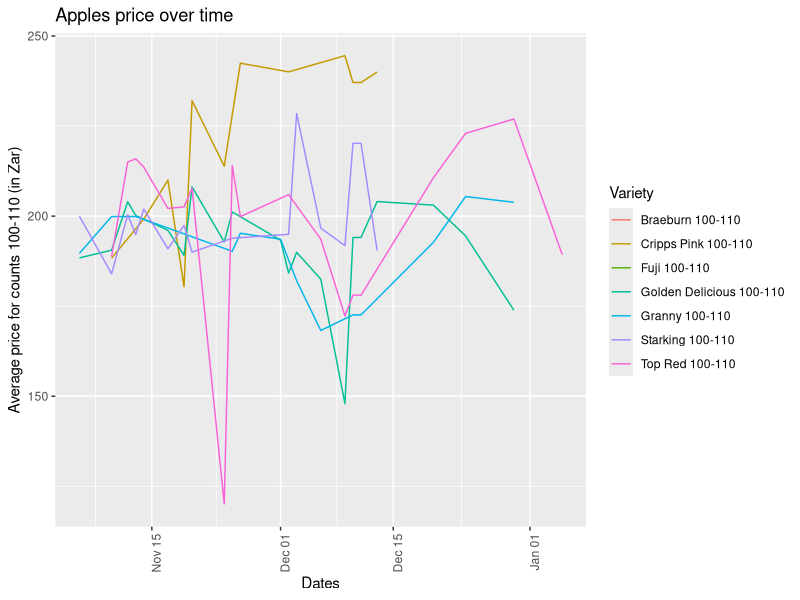
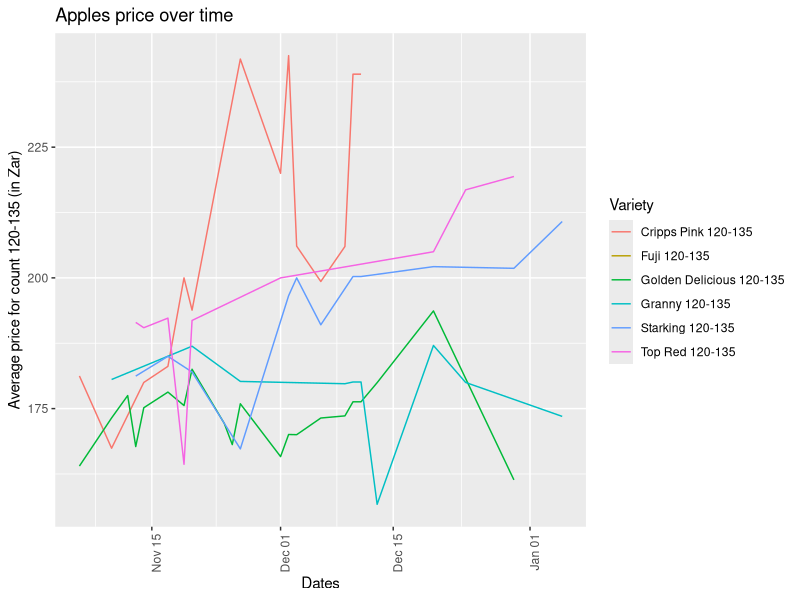
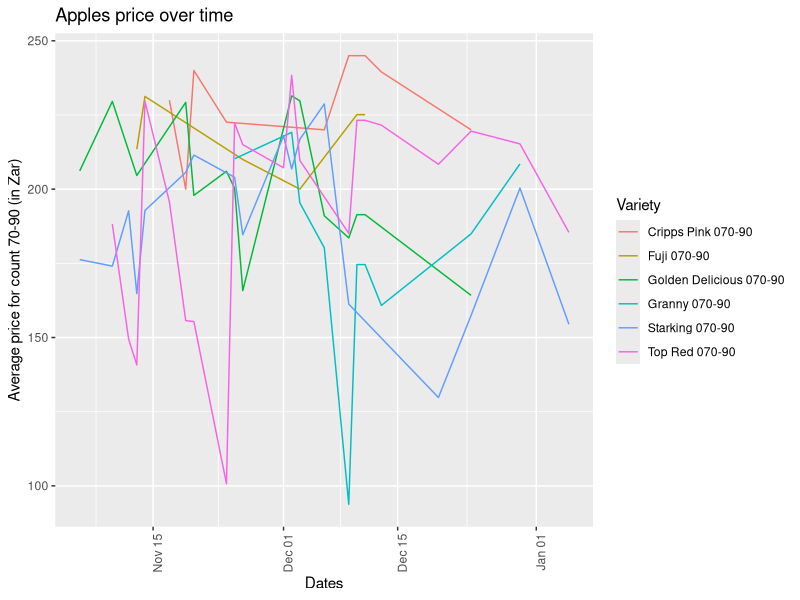
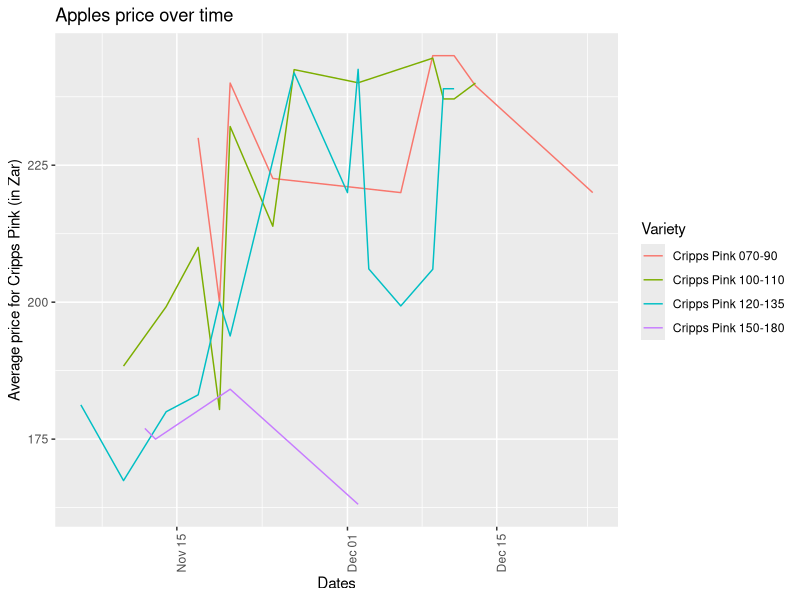
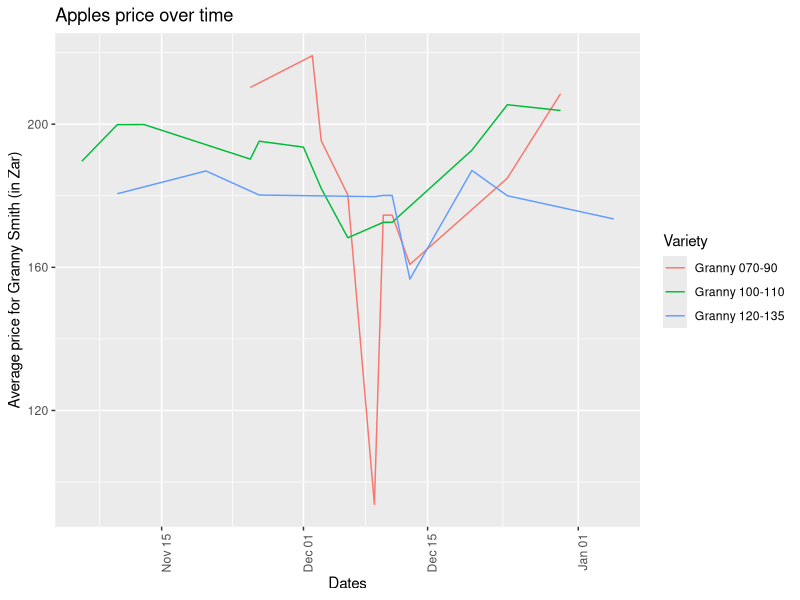
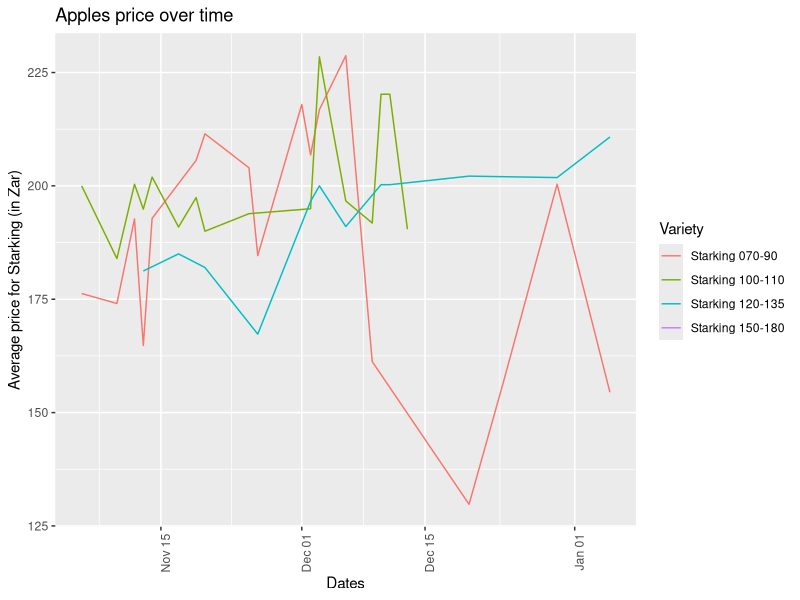
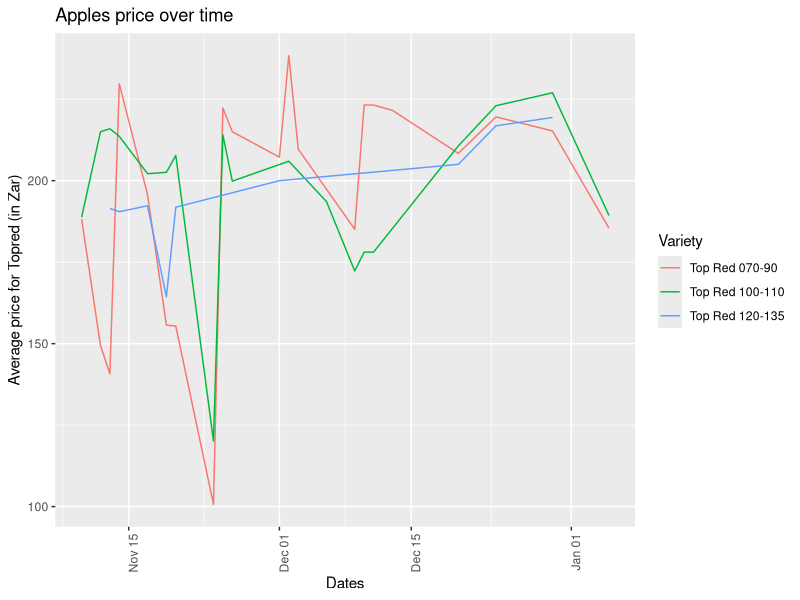

Write R code to recreate these figures, in order.
#load the data
library(ggplot2)
library(dplyr)
apples <- read.csv("JoburgApples.csv")

#To take away the asterisks. Use of double backlash as the asterisk is a metacharacter.
apples[,2] <- gsub(",\\*", "", apples[,2])

#also check for dates, as this is a pain !! 
apples[,8] <- as.Date(apples[,8], format="%Y-%m-%d")

#Notice the | inside the quotation marks, this is the OR operator - also no space before or after it!  
#Filtering the varieties that are count 120, 135..
#The dollar sign at the end of 120... is to find all rows n ProductName that end by 120 or 135
data <- apples %>% filter(grepl("120$|135$", ProductName), tvaluesold >= 10000, date > "2014-10-1")
grs120 <- as.data.frame(data %>% filter(grepl("GRANNY", ProductName)) %>% group_by(date) %>% summarise(AvgPrice = mean(avgprice)) %>% mutate(Variety= "Granny 120-135"))
cpp120 <- as.data.frame(data %>% filter(grepl("CRIPPS PINK", ProductName)) %>% group_by(date) %>% summarise(AvgPrice = mean(avgprice)) %>% mutate(Variety= "Cripps Pink 120-135"))
top120 <- as.data.frame(data %>% filter(grepl("TOPRED", ProductName)) %>% group_by(date) %>% summarise(AvgPrice = mean(avgprice)) %>% mutate(Variety= "Top Red 120-135"))
brae120 <- as.data.frame(data %>% filter(grepl("BRAEBURN", ProductName)) %>% group_by(date) %>% summarise(AvgPrice = mean(avgprice)) %>% mutate(Variety= "Braeburn 120-135"))
fuj120 <- as.data.frame(data %>% filter(grepl("FUJI", ProductName)) %>% group_by(date) %>% summarise(AvgPrice = mean(avgprice)) %>% mutate(Variety= "Fuji 120-135"))
ski120 <- as.data.frame(data %>% filter(grepl("STARKING", ProductName)) %>% group_by(date) %>% summarise(AvgPrice = mean(avgprice)) %>% mutate(Variety= "Starking 120-135"))
gld120 <- as.data.frame(data %>% filter(grepl("GOLDEN", ProductName)) %>% group_by(date) %>% summarise(AvgPrice = mean(avgprice)) %>% mutate(Variety= "Golden Delicious 120-135"))
df120 <- rbind(grs120, cpp120, top120, brae120, fuj120, ski120, gld120)

#now for the count 70 to 90
data2 <- apples %>% filter(grepl("70$|80$|90$", ProductName), tvaluesold >= 10000)
grs70 <- as.data.frame(data2 %>% filter(grepl("GRANNY", ProductName)) %>% group_by(date) %>% summarise(AvgPrice = mean(avgprice)) %>% mutate(Variety= "Granny 070-90"))
cpp70 <- as.data.frame(data2 %>% filter(grepl("CRIPPS PINK", ProductName)) %>% group_by(date) %>% summarise(AvgPrice = mean(avgprice)) %>% mutate(Variety= "Cripps Pink 070-90"))
top70 <- as.data.frame(data2 %>% filter(grepl("TOPRED", ProductName)) %>% group_by(date) %>% summarise(AvgPrice = mean(avgprice)) %>% mutate(Variety= "Top Red 070-90"))
brae70 <- as.data.frame(data2 %>% filter(grepl("BRAEBURN", ProductName)) %>% group_by(date) %>% summarise(AvgPrice = mean(avgprice)) %>% mutate(Variety= "Braeburn 070-90"))
fuj70 <- as.data.frame(data2 %>% filter(grepl("FUJI", ProductName)) %>% group_by(date) %>% summarise(AvgPrice = mean(avgprice)) %>% mutate(Variety= "Fuji 070-90"))
ski70 <- as.data.frame(data2 %>% filter(grepl("STARKING", ProductName)) %>% group_by(date) %>% summarise(AvgPrice = mean(avgprice)) %>% mutate(Variety= "Starking 070-90"))
gld70 <- as.data.frame(data2 %>% filter(grepl("GOLDEN", ProductName)) %>% group_by(date) %>% summarise(AvgPrice = mean(avgprice)) %>% mutate(Variety= "Golden Delicious 070-90"))
df70 <- rbind(grs70, cpp70, top70, brae70, fuj70, ski70, gld70)

#now for the count 100 to 110
data3 <- apples %>% filter(grepl("100$|110$", ProductName), tvaluesold >= 10000)
grs100 <- as.data.frame(data3 %>% filter(grepl("GRANNY", ProductName)) %>% group_by(date) %>% summarise(AvgPrice = mean(avgprice)) %>% mutate(Variety= "Granny 100-110"))
cpp100 <- as.data.frame(data3 %>% filter(grepl("CRIPPS PINK", ProductName)) %>% group_by(date) %>% summarise(AvgPrice = mean(avgprice)) %>% mutate(Variety= "Cripps Pink 100-110"))
top100 <- as.data.frame(data3 %>% filter(grepl("TOPRED", ProductName)) %>% group_by(date) %>% summarise(AvgPrice = mean(avgprice)) %>% mutate(Variety= "Top Red 100-110"))
brae100 <- as.data.frame(data3 %>% filter(grepl("BRAEBURN", ProductName)) %>% group_by(date) %>% summarise(AvgPrice = mean(avgprice)) %>% mutate(Variety= "Braeburn 100-110"))
fuj100 <- as.data.frame(data3 %>% filter(grepl("FUJI", ProductName)) %>% group_by(date) %>% summarise(AvgPrice = mean(avgprice)) %>% mutate(Variety= "Fuji 100-110"))
ski100 <- as.data.frame(data3 %>% filter(grepl("STARKING", ProductName)) %>% group_by(date) %>% summarise(AvgPrice = mean(avgprice)) %>% mutate(Variety= "Starking 100-110"))
gld100 <- as.data.frame(data3 %>% filter(grepl("GOLDEN", ProductName)) %>% group_by(date) %>% summarise(AvgPrice = mean(avgprice)) %>% mutate(Variety= "Golden Delicious 100-110"))
df100 <- rbind(grs100, cpp100, top100, brae100, fuj100, ski100, gld100)

#now for the count 150 to 165 & 180
data4 <- apples %>% filter(grepl("150$|165$|180$", ProductName), tvaluesold >= 10000)
grs150 <- as.data.frame(data4 %>% filter(grepl("GRANNY", ProductName)) %>% group_by(date) %>% summarise(AvgPrice = mean(avgprice)) %>% mutate(Variety= "Granny 150-180"))
cpp150 <- as.data.frame(data4 %>% filter(grepl("CRIPPS PINK", ProductName)) %>% group_by(date) %>% summarise(AvgPrice = mean(avgprice)) %>% mutate(Variety= "Cripps Pink 150-180"))
top150 <- as.data.frame(data4 %>% filter(grepl("TOPRED", ProductName)) %>% group_by(date) %>% summarise(AvgPrice = mean(avgprice)) %>% mutate(Variety= "Top Red 150-180"))
brae150 <- as.data.frame(data4 %>% filter(grepl("BRAEBURN", ProductName)) %>% group_by(date) %>% summarise(AvgPrice = mean(avgprice)) %>% mutate(Variety= "Braeburn 150-180"))
fuj150 <- as.data.frame(data4 %>% filter(grepl("FUJI", ProductName)) %>% group_by(date) %>% summarise(AvgPrice = mean(avgprice)) %>% mutate(Variety= "Fuji 150-180"))
ski150 <- as.data.frame(data4 %>% filter(grepl("STARKING", ProductName)) %>% group_by(date) %>% summarise(AvgPrice = mean(avgprice)) %>% mutate(Variety= "Starking 150-180"))
gld150 <- as.data.frame(data4 %>% filter(grepl("GOLDEN", ProductName)) %>% group_by(date) %>% summarise(AvgPrice = mean(avgprice)) %>% mutate(Variety= "Golden Delicious 150-180"))
df150 <- rbind(grs150, cpp150, top150, brae150, fuj150, ski150, gld150)

#create the df for each of the variety
dfGRS <- rbind(grs70, grs100, grs120, grs150)
dfCPP <- rbind(cpp70, cpp100, cpp120, cpp150)
dfTOP <- rbind(top70, top100, top120, top150)
dfGLD <- rbind(gld70, gld100, gld120, gld150)
dfSKI <- rbind(ski70, ski100, ski120, ski150)

##TODO: do  dftop, dfgld, dfski, dfgrs

#Now we graph the data.
p120 <- ggplot(df120, aes(date, AvgPrice, group=Variety, color=Variety)) + geom_line() + theme(axis.text.x = element_text(angle = 90, hjust = 1)) + xlab("Date") + labs(title="Apples price over time", x="Dates", y="Average price for count 120-135 (in Zar)")
p70 <- ggplot(df70, aes(date, AvgPrice, group=Variety, color=Variety)) + geom_line() + theme(axis.text.x = element_text(angle = 90, hjust = 1)) + xlab("Date") + labs(title="Apples price over time", x="Dates", y="Average price for count 70-90 (in Zar)")
p100 <- ggplot(df100, aes(date, AvgPrice, group=Variety, color=Variety)) + geom_line() + theme(axis.text.x = element_text(angle = 90, hjust = 1)) + xlab("Date") + labs(title="Apples price over time", x="Dates", y="Average price for counts 100-110 (in Zar)")
pcpp <- ggplot(dfCPP, aes(date, AvgPrice, group=Variety, color=Variety)) + geom_line() + theme(axis.text.x = element_text(angle = 90, hjust = 1)) + xlab("Date") + labs(title="Apples price over time", x="Dates", y="Average price for Cripps Pink (in Zar)")
pgrs <- ggplot(dfGRS, aes(date, AvgPrice, group=Variety, color=Variety)) + geom_line() + theme(axis.text.x = element_text(angle = 90, hjust = 1)) + xlab("Date") + labs(title="Apples price over time", x="Dates", y="Average price for Granny Smith (in Zar)")
pski <- ggplot(dfSKI, aes(date, AvgPrice, group=Variety, color=Variety)) + geom_line() + theme(axis.text.x = element_text(angle = 90, hjust = 1)) + xlab("Date") + labs(title="Apples price over time", x="Dates", y="Average price for Starking (in Zar)") 
ptop <- ggplot(dfTOP, aes(date, AvgPrice, group=Variety, color=Variety)) + geom_line() + theme(axis.text.x = element_text(angle = 90, hjust = 1)) + xlab("Date") + labs(title="Apples price over time", x="Dates", y="Average price for Topred (in Zar)")


